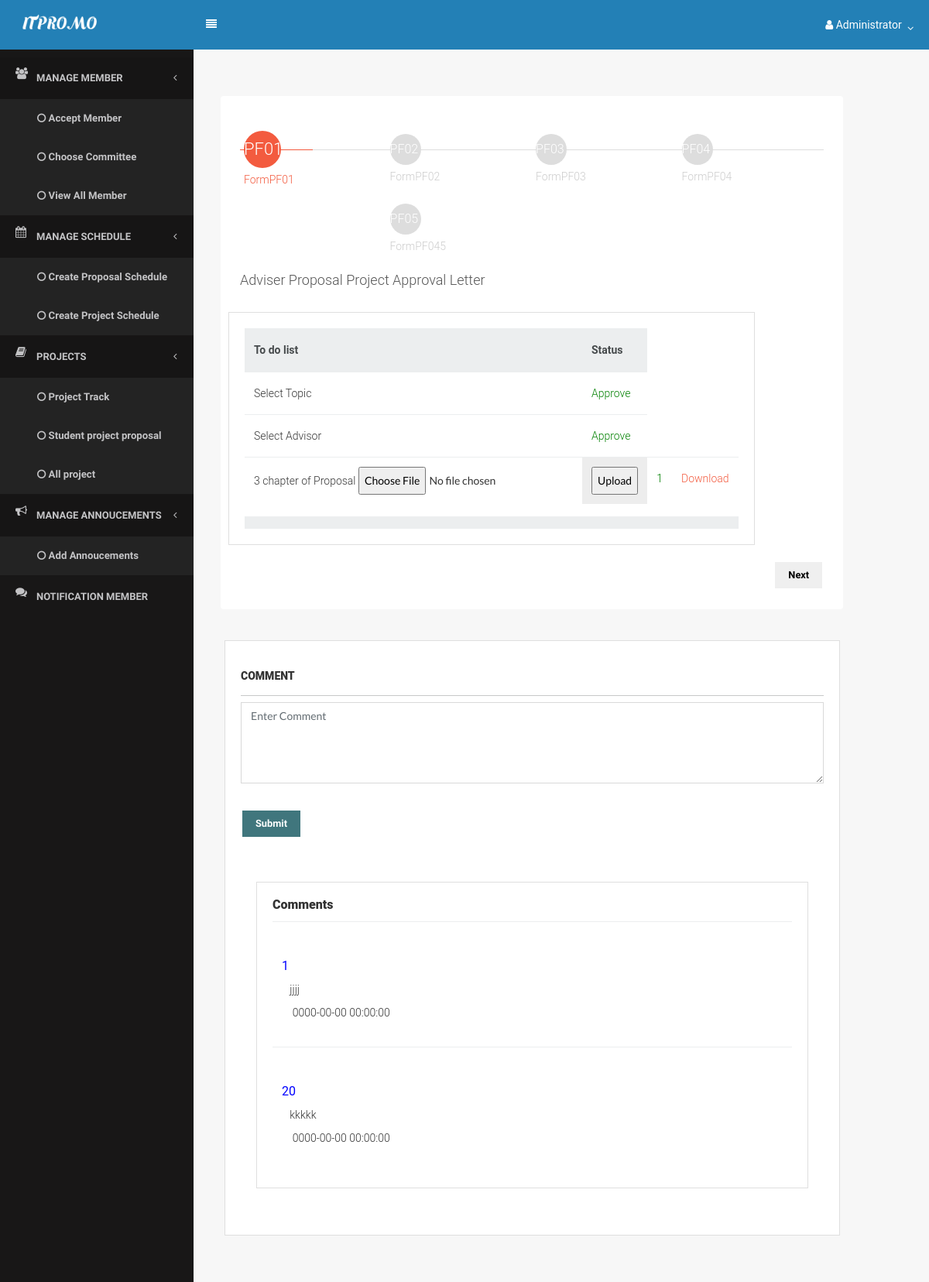
/index.php?page=track_project&success=1 (signed in), run on the app's committed database.
### tables this page shows
CREATE TABLE `files` (
  `files_id` int(11) NOT NULL,
  `files_filename_proposal` varchar(255) NOT NULL,
  `files_filename_project` varchar(255) NOT NULL,
  `advisergroup_id` int(20) NOT NULL,
  `files_status` enum('1','2','3','4','5','6','7') NOT NULL,
  `member_id` enum('Waiting','Approve') NOT NULL,
  `Owner` varchar(255) NOT NULL
);

CREATE TABLE `advisergroup` (
  `advisergroup_id` int(11) NOT NULL,
  `advisergroup_topic` varchar(255) DEFAULT NULL,
  `advisergroup_status` enum('0','Waiting','Approve') NOT NULL DEFAULT 'Waiting',
  `member_id` int(11) NOT NULL,
  `group_id` int(11) NOT NULL,
  `admin_id` varchar(20) NOT NULL
);

CREATE TABLE `chat` (
  `chat_id` int(10) NOT NULL,
  `chat_massage` varchar(255) NOT NULL,
  `chat_date_time` datetime NOT NULL,
  `advisergroup_id` int(20) NOT NULL,
  `member_id` int(20) NOT NULL
);

### menu/function.php (called while the page is built, shortened)
<?php
function get_group_id(){
require 'connect.php';
	$member_id = $_SESSION['id'];
	$sql = "SELECT group_id FROM member WHERE member_id = '$member_id' AND member_pos = 'Student'";
	if($rs = $db->query($sql)){
		if($row = $rs->fetch_object()){
			return $row->group_id;
		}
	}else{
		echo $db->error;
		$db->close();
	}
}
function get_ag_id($group_id){
require 'connect.php';
	$sql = "SELECT advisergroup_id FROM advisergroup WHERE group_id = '$group_id' ";
	if($rs = $db->query($sql)){
		if($row = $rs->fetch_object()){
			return $row->advisergroup_id;
		}
	}else{
		echo $db->error;
		$db->close();
	}
}
?>

### student/chat.php (the view, shortened to what this page needs)
<div class="content">
                     <div class="row">
                        <div class="col-md-11">
                            <div class="card">
                                <div class="card-block">
                                    <legend class="text-bold margin-top-2.5">Comment</legend>
                 <form method="post" action="student/check_chat.php">
    <div class="form-group">
     <textarea name="chat_massage" id="chat_massage" class="form-control" placeholder="Enter Comment" rows="5"></textarea>
    </div>
    <div class="form-group row">
       <div class="col-md-3">
           </div>
             <div class="col-md-9">
                <?php
                include '../menu/connect.php';
                ?>
            </div>
          </div>
    <div class="form-group">
     <input type="submit" name="submit" id="submit" class="btn btn-info" value="Submit" />
    </div>
    <div class="content">
                     <div class="row">
                        <div class="col-lg-12">
                            <div class="card">
                                <div class="card-block">
                                   <h6 class="card-title text-bold">Comments</h6></b>
 <?php
            $g_id = get_group_id();
              $ag_id = get_ag_id($g_id);
    $strSQL = "SELECT advisergroup.*,  advisergroup.group_id,chat.chat_massage,chat.chat_date_time,chat.member_id,member.member_fullname FROM advisergroup
          LEFT JOIN chat ON advisergroup.advisergroup_id = chat.advisergroup_id
        LEFT JOIN member ON advisergroup.member_id = member.member_id
        WHERE advisergroup.advisergroup_id = '$ag_id'";
     if($result = $db->query($strSQL)){
                  while($objResult = $result->fetch_object()){
   ?>
            <table class="display datatable table table-stripped" cellspacing="0" width="100%">
                  <tbody>
                      <td>
         </br><b> <font color="blue" size="3">
                                      <?php echo $objResult->member_id; ?>
</font> </br></b>
                    &nbsp;&nbsp; <?php echo $objResult->chat_massage;?></br>
                   &nbsp;&nbsp;&nbsp; <?php echo $objResult->chat_date_time;?></br>
                        <div class="col-md-12" align="right">
                        </div>
                        </td>
                <?php
                 }
               }
                   ?>
</tbody>
             </table>
       </div>
        </div>
     </div>
</div>
</div>
</div>

### student/track_project.php (shortened to what this page needs)
     <link rel="stylesheet" href="asset/css/style.css">
              <div class="content">
               <form action="student/check_files.php" method="post" enctype="multipart/form-data" name="upfile" id="upfile">
                    <div class="col-sm-8 col-sm-offset-1
                    col-md-11 col-md-offset-4
                    col-lg-15 col-lg-offset-5 form-box">
                      <div  class="f1">
                        <div class="f1-steps">
                          <div class="f1-progress">
                          </div>
                          <div class="f1-step active">
                            <div class="f1-step-icon">PF01</div>
                            <p>FormPF01</p>
                          </div>
                          <div class="f1-step">
                        <div class="f1-step-icon">PF02</div>
                              <p>FormPF02</p>
                          </div>
                          <div class="f1-step">
                   <div class="f1-step-icon">PF03</div>
                             <p>FormPF03</p>
                          </div>
                            <div class="f1-step">
                 <div class="f1-step-icon">PF04</div>
                             <p>FormPF04</p>
                          </div>
                                  <div class="f1-step">
                 <div class="f1-step-icon">PF05</div>
                             <p>FormPF045</p>
                          </div>
                        </div>
 <?php
            $g_id = get_group_id();
              $ag_id = get_ag_id($g_id);
    $strSQL = "SELECT advisergroup.*,  advisergroup.advisergroup_status,files.files_status,files.files_filename_proposal,files.member_id,files.Owner FROM advisergroup
          LEFT JOIN files ON advisergroup.advisergroup_id = files.advisergroup_id
        LEFT JOIN member ON advisergroup.member_id = member.member_id
        WHERE advisergroup.advisergroup_id = '$ag_id'";
     if($result = $db->query($strSQL)){
                  while($objResult = $result->fetch_object()){
            ?>
                        <fieldset>
                            <h4>Adviser Proposal Project Approval Letter</h4>
                       <div class="row">
                            <div class="card">
                                <div class="card-block">
                                    <table class="table">
                                        <thead class="thead-default">
                                            <tr>
                                                <th>To do list</th>
                                                <th>Status</th>
                                            </tr>
                                        </thead>
                                       <tbody>
                                            <tr>
                                             <td>Select Topic</td>
                          <td>
                            <font color='green'><?php echo $objResult->advisergroup_status; ?></font>
                          </td>
                                            </tr>
                                            <tr>
                                         <td>Select Advisor</td>
                                        <td>
                             <font color='green'> <?php echo $objResult->advisergroup_status; ?></font>
                                                 </td>
                                            </tr>
                                  <tr>
                                                <td> 3 chapter of Proposal
        <input type="file" name="files_filename_proposal" id="files_filename_proposal"  required="required"/>
      <td bgcolor="#EDEDED"><input type="submit" name="button" id="button" value="Upload" /></td>
                </td>
   <td> <font color='green'> <?php echo $objResult->files_status; ?> </font></td>
    <td><a href="student/download.php?pdf=<?php echo $objResult->files_filename_proposal ;?>">Download</a></td>
                                            </tr>
                                        </tbody>
                                    </table>
       <div class="progress">
    </div>
                                </div>
                            </div>
                        </div>
        <div class="f1-buttons">
  <button type="button"   class="btn btn-next">Next</button>
                                </div>
                            </fieldset>
                 <?php
                 } }
                   ?>
                    </div>
                </div>
              </form>
 <?php
include("student/chat.php");
 ?>
    </body>
</html>

### assets/css/core.css (style rules this page uses)
.btn { position: relative; margin: 2px; font-weight: bold; position: relative; font-size: 0.8rem; margin: 2px; font-weight: 600; font-family: 'Raleway', sans-serif; }
body, input, textarea, button { font-family: "Lato", sans-serif; }
.card { margin-bottom: 20px; margin-top: 20px; color: #333; border-radius: 0; }

### assets/css/components.css (style rules this page uses)
html, body { width: 100%; height: 100%; }
body { font-family: "Lato", sans-serif; font-size: 0.875rem !important; background-color: #f7f7f7; }
.content { padding: 20px 20px; }
.content:after { content: ''; display: table; clear: both; }
legend { text-transform: uppercase; font-size: 0.875rem; padding: 10px 10px; border-bottom: 1px solid #c7c8c8; padding-left: 0; }
.text-bold { font-weight: 800; }

### asset/css/style.css (style rules this page uses)
body { font-family: 'Roboto', sans-serif; font-size: 16px; font-weight: 300; color: #888; line-height: 30px; text-align: left; }
a, a:hover, a:focus { color: #f35b3f; text-decoration: none; -o-transition: all .3s; -moz-transition: all .3s; -webkit-transition: all .3s; -ms-transition: all .3s; transition: all .3s; }
h4 { font-size: 18px; font-weight: 300; color: #555; line-height: 26px; }
.form-box { padding-top: 40px; }
.f1 { padding: 25px; background: #fff; -moz-border-radius: 4px; -webkit-border-radius: 4px; border-radius: 4px; }
.f1-steps { overflow: hidden; position: relative; margin-top: 20px; }
.f1-progress { position: absolute; top: 24px; left: 0; width: 100%; height: 1px; background: #ddd; }
.f1-step { position: relative; float: left; width: 25%; padding: 0 5px; }
.f1-step-icon { display: inline-block; width: 40px; height: 40px; margin-top: 4px; background: #ddd; font-size: 16px; color: #fff; line-height: 40px; -moz-border-radius: 50%; -webkit-border-radius: 50%; border-radius: 50%; }
.f1-step.active .f1-step-icon { width: 48px; height: 48px; margin-top: 0; background: #f35b3f; font-size: 22px; line-height: 48px; }
.f1-step p { color: #ccc; }
.f1-step.active p { color: #f35b3f; }
.f1 fieldset { display: none; text-align: left; }
.f1-buttons { text-align: right; }

### data on the page
files: advisergroup.advisergroup_status "Approve", files_status "1"
chat: member "1", chat_massage "jjjj", chat_date_time "0000-00-00 00:00:00"
chat: member "20", chat_massage "kkkkk", chat_date_time "0000-00-00 00:00:00"

### other printed values
$_SESSION['name'] "Administrator"
